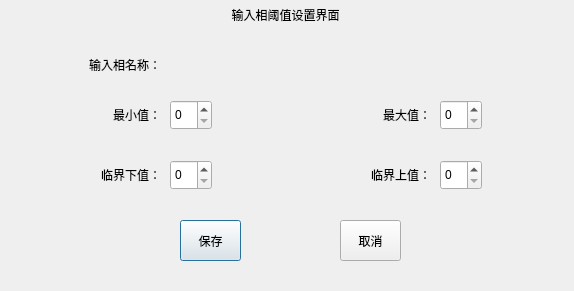
<?xml version="1.0" encoding="UTF-8"?>
<ui version="4.0">
 <class>SettingDialog</class>
 <widget class="QDialog" name="SettingDialog">
  <property name="geometry">
   <rect>
    <x>0</x>
    <y>0</y>
    <width>574</width>
    <height>291</height>
   </rect>
  </property>
  <property name="windowTitle">
   <string>Dialog</string>
  </property>
  <widget class="QLabel" name="label">
   <property name="geometry">
    <rect>
     <x>0</x>
     <y>0</y>
     <width>571</width>
     <height>30</height>
    </rect>
   </property>
   <property name="styleSheet">
    <string notr="true"/>
   </property>
   <property name="text">
    <string>输入相阈值设置界面</string>
   </property>
   <property name="alignment">
    <set>Qt::AlignCenter</set>
   </property>
  </widget>
  <widget class="QLabel" name="label_2">
   <property name="geometry">
    <rect>
     <x>40</x>
     <y>50</y>
     <width>121</width>
     <height>30</height>
    </rect>
   </property>
   <property name="styleSheet">
    <string notr="true"/>
   </property>
   <property name="text">
    <string>输入相名称：</string>
   </property>
   <property name="alignment">
    <set>Qt::AlignRight|Qt::AlignTrailing|Qt::AlignVCenter</set>
   </property>
  </widget>
  <widget class="QLabel" name="label_3">
   <property name="geometry">
    <rect>
     <x>40</x>
     <y>100</y>
     <width>121</width>
     <height>30</height>
    </rect>
   </property>
   <property name="styleSheet">
    <string notr="true"/>
   </property>
   <property name="text">
    <string>最小值：</string>
   </property>
   <property name="alignment">
    <set>Qt::AlignRight|Qt::AlignTrailing|Qt::AlignVCenter</set>
   </property>
  </widget>
  <widget class="QLabel" name="label_4">
   <property name="geometry">
    <rect>
     <x>40</x>
     <y>160</y>
     <width>121</width>
     <height>30</height>
    </rect>
   </property>
   <property name="styleSheet">
    <string notr="true"/>
   </property>
   <property name="text">
    <string>临界下值：</string>
   </property>
   <property name="alignment">
    <set>Qt::AlignRight|Qt::AlignTrailing|Qt::AlignVCenter</set>
   </property>
  </widget>
  <widget class="QLabel" name="label_6">
   <property name="geometry">
    <rect>
     <x>220</x>
     <y>100</y>
     <width>41</width>
     <height>30</height>
    </rect>
   </property>
   <property name="styleSheet">
    <string notr="true"/>
   </property>
   <property name="text">
    <string/>
   </property>
   <property name="alignment">
    <set>Qt::AlignLeading|Qt::AlignLeft|Qt::AlignVCenter</set>
   </property>
  </widget>
  <widget class="QLabel" name="label_8">
   <property name="geometry">
    <rect>
     <x>310</x>
     <y>100</y>
     <width>121</width>
     <height>30</height>
    </rect>
   </property>
   <property name="styleSheet">
    <string notr="true"/>
   </property>
   <property name="text">
    <string>最大值：</string>
   </property>
   <property name="alignment">
    <set>Qt::AlignRight|Qt::AlignTrailing|Qt::AlignVCenter</set>
   </property>
  </widget>
  <widget class="QLabel" name="label_10">
   <property name="geometry">
    <rect>
     <x>310</x>
     <y>160</y>
     <width>121</width>
     <height>30</height>
    </rect>
   </property>
   <property name="styleSheet">
    <string notr="true"/>
   </property>
   <property name="text">
    <string>临界上值：</string>
   </property>
   <property name="alignment">
    <set>Qt::AlignRight|Qt::AlignTrailing|Qt::AlignVCenter</set>
   </property>
  </widget>
  <widget class="QLabel" name="label_7">
   <property name="geometry">
    <rect>
     <x>220</x>
     <y>160</y>
     <width>41</width>
     <height>30</height>
    </rect>
   </property>
   <property name="styleSheet">
    <string notr="true"/>
   </property>
   <property name="text">
    <string/>
   </property>
   <property name="alignment">
    <set>Qt::AlignLeading|Qt::AlignLeft|Qt::AlignVCenter</set>
   </property>
  </widget>
  <widget class="QSpinBox" name="spinBox">
   <property name="geometry">
    <rect>
     <x>170</x>
     <y>100</y>
     <width>42</width>
     <height>30</height>
    </rect>
   </property>
   <property name="maximum">
    <number>10000</number>
   </property>
  </widget>
  <widget class="QSpinBox" name="spinBox_2">
   <property name="geometry">
    <rect>
     <x>170</x>
     <y>160</y>
     <width>42</width>
     <height>30</height>
    </rect>
   </property>
   <property name="maximum">
    <number>10000</number>
   </property>
  </widget>
  <widget class="QSpinBox" name="spinBox_3">
   <property name="geometry">
    <rect>
     <x>440</x>
     <y>100</y>
     <width>42</width>
     <height>30</height>
    </rect>
   </property>
   <property name="maximum">
    <number>10000</number>
   </property>
  </widget>
  <widget class="QSpinBox" name="spinBox_4">
   <property name="geometry">
    <rect>
     <x>440</x>
     <y>160</y>
     <width>42</width>
     <height>30</height>
    </rect>
   </property>
   <property name="maximum">
    <number>10000</number>
   </property>
  </widget>
  <widget class="QLabel" name="label_9">
   <property name="geometry">
    <rect>
     <x>490</x>
     <y>100</y>
     <width>41</width>
     <height>30</height>
    </rect>
   </property>
   <property name="styleSheet">
    <string notr="true"/>
   </property>
   <property name="text">
    <string/>
   </property>
   <property name="alignment">
    <set>Qt::AlignLeading|Qt::AlignLeft|Qt::AlignVCenter</set>
   </property>
  </widget>
  <widget class="QLabel" name="label_11">
   <property name="geometry">
    <rect>
     <x>490</x>
     <y>160</y>
     <width>41</width>
     <height>30</height>
    </rect>
   </property>
   <property name="styleSheet">
    <string notr="true"/>
   </property>
   <property name="text">
    <string/>
   </property>
   <property name="alignment">
    <set>Qt::AlignLeading|Qt::AlignLeft|Qt::AlignVCenter</set>
   </property>
  </widget>
  <widget class="QLabel" name="label_5">
   <property name="geometry">
    <rect>
     <x>170</x>
     <y>50</y>
     <width>121</width>
     <height>30</height>
    </rect>
   </property>
   <property name="styleSheet">
    <string notr="true"/>
   </property>
   <property name="text">
    <string/>
   </property>
   <property name="alignment">
    <set>Qt::AlignLeading|Qt::AlignLeft|Qt::AlignVCenter</set>
   </property>
  </widget>
  <widget class="QPushButton" name="pushButton">
   <property name="geometry">
    <rect>
     <x>180</x>
     <y>220</y>
     <width>61</width>
     <height>41</height>
    </rect>
   </property>
   <property name="text">
    <string>保存</string>
   </property>
  </widget>
  <widget class="QPushButton" name="pushButton_2">
   <property name="geometry">
    <rect>
     <x>340</x>
     <y>220</y>
     <width>61</width>
     <height>41</height>
    </rect>
   </property>
   <property name="text">
    <string>取消</string>
   </property>
  </widget>
 </widget>
 <resources/>
 <connections/>
</ui>
